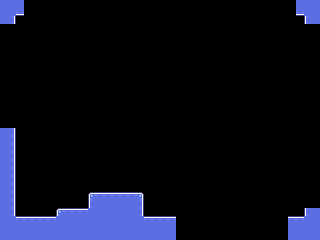

Tiled map render using the project's own tile images. Description and the whole map definition, tile-layer contents included, below:
An orthogonal 40x30 tile map with 8x8 px tiles, 1 tile layer (map) and 1 object (player).

<map version="1.0" orientation="orthogonal" renderorder="right-down" width="40" height="30" tilewidth="8" tileheight="8" nextobjectid="2">
 <tileset firstgid="1" name="atlas" tilewidth="8" tileheight="8" tilecount="256" columns="16">
  <image source="../../atlas.bmp" trans="222034" width="128" height="128" />
  <terraintypes>
   <terrain name="left_corner" tile="-1" />
   <terrain name="right_corner" tile="-1" />
   <terrain name="floor" tile="-1" />
  </terraintypes>
  <tile id="64" terrain="0,0,0,0" />
  <tile id="65" terrain="2,2,2,2" />
  <tile id="66" terrain="1,1,1,1" />
  <tile id="80" terrain="2,2,2,2" />
  <tile id="81" terrain="2,2,2,2" />
  <tile id="82" terrain="2,2,2,2" />
  <tile id="96" terrain="2,2,2,2" />
  <tile id="97" terrain="2,2,2,2" />
  <tile id="98" terrain="2,2,2,2" />
 </tileset>
 <layer name="map" width="40" height="30">
  <data encoding="csv">
82,82,82,0,0,0,0,0,0,0,0,0,0,0,0,0,0,0,0,0,0,0,0,0,0,0,0,0,0,0,0,0,0,0,0,0,0,82,82,82,
82,82,98,0,0,0,0,0,0,0,0,0,0,0,0,0,0,0,0,0,0,0,0,0,0,0,0,0,0,0,0,0,0,0,0,0,0,98,82,82,
82,83,0,0,0,0,0,0,0,0,0,0,0,0,0,0,0,0,0,0,0,0,0,0,0,0,0,0,0,0,0,0,0,0,0,0,0,0,81,82,
0,0,0,0,0,0,0,0,0,0,0,0,0,0,0,0,0,0,0,0,0,0,0,0,0,0,0,0,0,0,0,0,0,0,0,0,0,0,0,0,
0,0,0,0,0,0,0,0,0,0,0,0,0,0,0,0,0,0,0,0,0,0,0,0,0,0,0,0,0,0,0,0,0,0,0,0,0,0,0,0,
0,0,0,0,0,0,0,0,0,0,0,0,0,0,0,0,0,0,0,0,0,0,0,0,0,0,0,0,0,0,0,0,0,0,0,0,0,0,0,0,
0,0,0,0,0,0,0,0,0,0,0,0,0,0,0,0,0,0,0,0,0,0,0,0,0,0,0,0,0,0,0,0,0,0,0,0,0,0,0,0,
0,0,0,0,0,0,0,0,0,0,0,0,0,0,0,0,0,0,0,0,0,0,0,0,0,0,0,0,0,0,0,0,0,0,0,0,0,0,0,0,
0,0,0,0,0,0,0,0,0,0,0,0,0,0,0,0,0,0,0,0,0,0,0,0,0,0,0,0,0,0,0,0,0,0,0,0,0,0,0,0,
0,0,0,0,0,0,0,0,0,0,0,0,0,0,0,0,0,0,0,0,0,0,0,0,0,0,0,0,0,0,0,0,0,0,0,0,0,0,0,0,
0,0,0,0,0,0,0,0,0,0,0,0,0,0,0,0,0,0,0,0,0,0,0,0,0,0,0,0,0,0,0,0,0,0,0,0,0,0,0,0,
0,0,0,0,0,0,0,0,0,0,0,0,0,0,0,0,0,0,0,0,0,0,0,0,0,0,0,0,0,0,0,0,0,0,0,0,0,0,0,0,
0,0,0,0,0,0,0,0,0,0,0,0,0,0,0,0,0,0,0,0,0,0,0,0,0,0,0,0,0,0,0,0,0,0,0,0,0,0,0,0,
0,0,0,0,0,0,0,0,0,0,0,0,0,0,0,0,0,0,0,0,0,0,0,0,0,0,0,0,0,0,0,0,0,0,0,0,0,0,0,0,
0,0,0,0,0,0,0,0,0,0,0,0,0,0,0,0,0,0,0,0,0,0,0,0,0,0,0,0,0,0,0,0,0,0,0,0,0,0,0,0,
0,0,0,0,0,0,0,0,0,0,0,0,0,0,0,0,0,0,0,0,0,0,0,0,0,0,0,0,0,0,0,0,0,0,0,0,0,0,0,0,
82,83,0,0,0,0,0,0,0,0,0,0,0,0,0,0,0,0,0,0,0,0,0,0,0,0,0,0,0,0,0,0,0,0,0,0,0,0,0,0,
82,83,0,0,0,0,0,0,0,0,0,0,0,0,0,0,0,0,0,0,0,0,0,0,0,0,0,0,0,0,0,0,0,0,0,0,0,0,0,0,
82,83,0,0,0,0,0,0,0,0,0,0,0,0,0,0,0,0,0,0,0,0,0,0,0,0,0,0,0,0,0,0,0,0,0,0,0,0,0,0,
82,83,0,0,0,0,0,0,0,0,0,0,0,0,0,0,0,0,0,0,0,0,0,0,0,0,0,0,0,0,0,0,0,0,0,0,0,0,0,0,
82,83,0,0,0,0,0,0,0,0,0,0,0,0,0,0,0,0,0,0,0,0,0,0,0,0,0,0,0,0,0,0,0,0,0,0,0,0,0,0,
82,83,0,0,0,0,0,0,0,0,0,0,0,0,0,0,0,0,0,0,0,0,0,0,0,0,0,0,0,0,0,0,0,0,0,0,0,0,0,0,
82,83,0,0,0,0,0,0,0,0,0,0,0,0,0,0,0,0,0,0,0,0,0,0,0,0,0,0,0,0,0,0,0,0,0,0,0,0,0,0,
82,83,0,0,0,0,0,0,0,0,0,0,0,0,0,0,0,0,0,0,0,0,0,0,0,0,0,0,0,0,0,0,0,0,0,0,0,0,0,0,
82,83,0,0,0,0,0,0,0,0,0,65,66,66,66,66,66,67,0,0,0,0,0,0,0,0,0,0,0,0,0,0,0,0,0,0,0,0,0,0,
82,83,0,0,0,0,0,0,0,0,0,81,82,82,82,82,82,83,0,0,0,0,0,0,0,0,0,0,0,0,0,0,0,0,0,0,0,0,0,0,
82,83,0,0,0,0,0,65,66,66,66,82,82,82,82,82,82,83,0,0,0,0,0,0,0,0,0,0,0,0,0,0,0,0,0,0,0,0,81,82,
82,82,66,66,66,66,66,82,82,82,82,82,82,82,82,82,82,82,66,66,66,66,0,0,0,0,0,0,0,0,0,0,0,0,0,0,66,66,82,82,
82,82,82,82,82,82,82,82,82,82,82,82,82,82,82,82,82,82,82,82,82,82,0,0,0,0,0,0,0,0,0,0,0,0,0,0,82,82,82,82,
82,82,82,82,82,82,82,82,82,82,82,82,82,82,82,82,82,82,82,82,82,82,0,0,0,0,0,0,0,0,0,0,0,0,0,0,82,82,82,82
</data>
 </layer>
 <objectgroup name="obj">
  <object id="1" name="player" type="player" gid="113" x="24" y="216" width="8" height="8" />
 </objectgroup>
</map>
